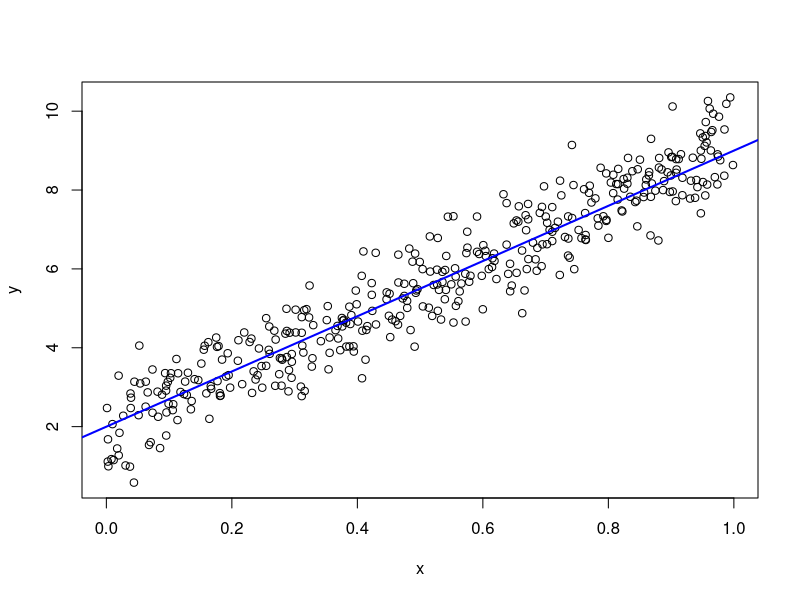

This chart was generated by the following R code:
## our first stand-alone script
## can be source'd
## or could be run from command line via R CMD BATCH
## in Rstudio, we experimented with the various buttons
## and keyboard shortcuts RStudio's provides for sending
## code to the R console

a <- 2
b <- 7
sigSq <- 0.5
n <- 400

x <- runif(n)
y <- a + b * x +
  rnorm(n, sd = sqrt(sigSq))
(avgX <- mean(x))

plot(x, y)
abline(a, b, col = "blue", lwd = 2)

write(avgX, "avgX.txt")
dev.print(pdf, "niftyPlot.pdf")
